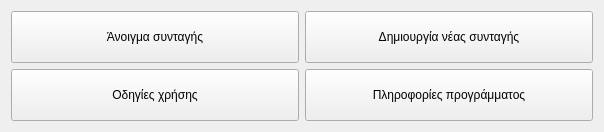
<?xml version="1.0" encoding="UTF-8"?>
<ui version="4.0">
 <class>StartPage</class>
 <widget class="QWidget" name="StartPage">
  <property name="geometry">
   <rect>
    <x>0</x>
    <y>0</y>
    <width>604</width>
    <height>132</height>
   </rect>
  </property>
  <property name="windowTitle">
   <string>Form</string>
  </property>
  <layout class="QGridLayout" name="gridLayout">
   <item row="0" column="2">
    <widget class="QPushButton" name="startCreate">
     <property name="sizePolicy">
      <sizepolicy hsizetype="Minimum" vsizetype="Expanding">
       <horstretch>0</horstretch>
       <verstretch>0</verstretch>
      </sizepolicy>
     </property>
     <property name="text">
      <string>Δημιουργία νέας συνταγής</string>
     </property>
     <property name="icon">
      <iconset resource="CaloriesCPP.qrc">
       <normaloff>:/icons/list-add.png</normaloff>:/icons/list-add.png</iconset>
     </property>
     <property name="iconSize">
      <size>
       <width>48</width>
       <height>48</height>
      </size>
     </property>
    </widget>
   </item>
   <item row="0" column="0">
    <widget class="QPushButton" name="startOpen">
     <property name="sizePolicy">
      <sizepolicy hsizetype="Minimum" vsizetype="Expanding">
       <horstretch>0</horstretch>
       <verstretch>0</verstretch>
      </sizepolicy>
     </property>
     <property name="text">
      <string>Άνοιγμα συνταγής</string>
     </property>
     <property name="icon">
      <iconset resource="CaloriesCPP.qrc">
       <normaloff>:/icons/document-open.png</normaloff>:/icons/document-open.png</iconset>
     </property>
     <property name="iconSize">
      <size>
       <width>48</width>
       <height>48</height>
      </size>
     </property>
    </widget>
   </item>
   <item row="1" column="2">
    <widget class="QPushButton" name="startInfo">
     <property name="sizePolicy">
      <sizepolicy hsizetype="Minimum" vsizetype="Expanding">
       <horstretch>0</horstretch>
       <verstretch>0</verstretch>
      </sizepolicy>
     </property>
     <property name="text">
      <string>Πληροφορίες προγράμματος</string>
     </property>
     <property name="icon">
      <iconset resource="CaloriesCPP.qrc">
       <normaloff>:/icons/dialog-information.png</normaloff>:/icons/dialog-information.png</iconset>
     </property>
     <property name="iconSize">
      <size>
       <width>48</width>
       <height>48</height>
      </size>
     </property>
    </widget>
   </item>
   <item row="1" column="0">
    <widget class="QPushButton" name="startHelp">
     <property name="sizePolicy">
      <sizepolicy hsizetype="Minimum" vsizetype="Expanding">
       <horstretch>0</horstretch>
       <verstretch>0</verstretch>
      </sizepolicy>
     </property>
     <property name="text">
      <string>Οδηγίες χρήσης</string>
     </property>
     <property name="icon">
      <iconset resource="CaloriesCPP.qrc">
       <normaloff>:/icons/system-help.png</normaloff>:/icons/system-help.png</iconset>
     </property>
     <property name="iconSize">
      <size>
       <width>48</width>
       <height>48</height>
      </size>
     </property>
    </widget>
   </item>
  </layout>
 </widget>
 <resources>
  <include location="CaloriesCPP.qrc"/>
 </resources>
 <connections/>
</ui>
